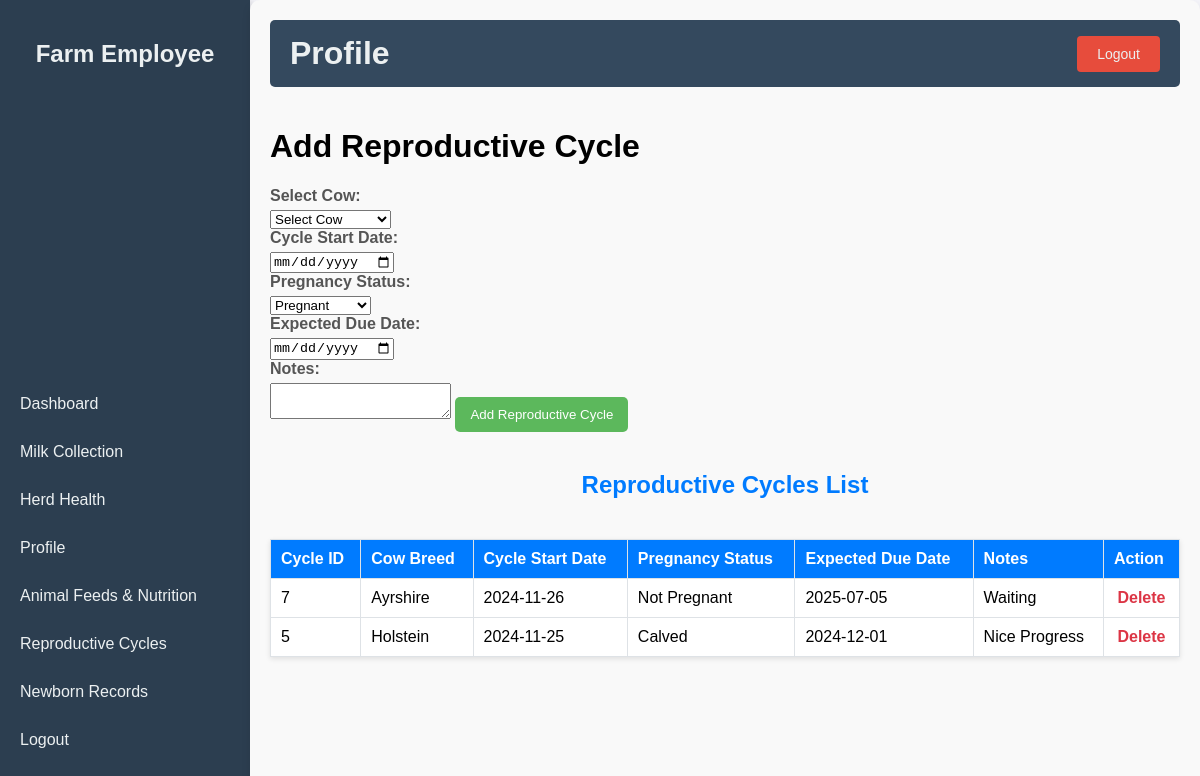
Screenshot of /reproductive_cycles.php with the database file from the repository.
### tables this page shows
CREATE TABLE `tblreproductive_cycles` (
  `cycle_id` int(10) UNSIGNED NOT NULL,
  `cow_id` int(10) UNSIGNED NOT NULL,
  `cycle_start_date` date NOT NULL,
  `pregnancy_status` enum('Not Pregnant','Pregnant','Calved') NOT NULL,
  `expected_due_date` date DEFAULT NULL,
  `notes` text DEFAULT NULL,
  `created_at` timestamp NOT NULL DEFAULT current_timestamp()
);

CREATE TABLE `tblcows` (
  `cow_id` int(10) UNSIGNED NOT NULL,
  `cow_name` varchar(255) NOT NULL,
  `breed` varchar(255) NOT NULL,
  `date_of_birth` date NOT NULL,
  `gender` enum('Male','Female') NOT NULL,
  `health_status` varchar(255) NOT NULL DEFAULT 'Healthy',
  `created_at` timestamp NOT NULL DEFAULT current_timestamp()
);

### reproductive_cycles.php (the view, shortened to what this page needs)
<?php
include('db_connect.php');
$query_cycles = "SELECT rc.cycle_id, rc.cow_id, rc.cycle_start_date, rc.pregnancy_status, rc.expected_due_date, rc.notes, c.breed
                 FROM tblreproductive_cycles rc
                 JOIN tblcows c ON rc.cow_id = c.cow_id
                 ORDER BY rc.created_at DESC";
$result_cycles = mysqli_query($con, $query_cycles);
?>
<!DOCTYPE html>
<html lang="en">
<head>
    <link rel="stylesheet" href="style1.css">
</head>
<body>
    <div class="container">
        <div class="sidebar">
            <h2>Farm Employee</h2>
            <ul>
                <li><a href="employee_dashboard.php">Dashboard</a></li>
                <li><a href="milk_collection.php">Milk Collection</a></li>
                <li><a href="health_records.php">Herd Health</a></li>
                <li><a href="profile.php">Profile</a></li>
                <li><a href="feeds_nutrition.php">Animal Feeds & Nutrition</a></li>
                <li><a href="reproductive_cycles.php">Reproductive Cycles</a></li>
                <li><a href="newborn_records.php">Newborn Records</a></li>
                <li><a href="logout.php">Logout</a></li>
            </ul>
        </div>
        <div class="main-content">
            <div class="header">
            <h1>Profile</h1>
            <a href="logout.php" class="logout-btn">Logout</a>
            </div>
            <h1>Add Reproductive Cycle</h1>
            <form method="POST">
                <label for="cow_id">Select Cow:</label>
                <select name="cow_id" id="cow_id" required>
                    <option value="">Select Cow</option>
                </select>
                <label for="cycle_start_date">Cycle Start Date:</label>
                <input type="date" id="cycle_start_date" name="cycle_start_date" required>
                <label for="pregnancy_status">Pregnancy Status:</label>
                <select name="pregnancy_status" id="pregnancy_status" required>
                    <option value="Pregnant">Pregnant</option>
                </select>
                <label for="expected_due_date">Expected Due Date:</label>
                <input type="date" id="expected_due_date" name="expected_due_date">
                <label for="notes">Notes:</label>
                <textarea id="notes" name="notes"></textarea>
                <button type="submit">Add Reproductive Cycle</button>
            </form>
          <h2 style="font-size: 24px; color: #007bff; text-align: center; margin-bottom: 20px;">Reproductive Cycles List</h2>
<table style="width: 100%; border-collapse: collapse; margin-top: 20px; box-shadow: 0 2px 5px rgba(0, 0, 0, 0.1);">
    <thead>
        <tr style="background-color: #007bff; color: white; text-align: left;">
            <th style="padding: 10px; border: 1px solid #dee2e6;">Cycle ID</th>
            <th style="padding: 10px; border: 1px solid #dee2e6;">Cow Breed</th>
            <th style="padding: 10px; border: 1px solid #dee2e6;">Cycle Start Date</th>
            <th style="padding: 10px; border: 1px solid #dee2e6;">Pregnancy Status</th>
            <th style="padding: 10px; border: 1px solid #dee2e6;">Expected Due Date</th>
            <th style="padding: 10px; border: 1px solid #dee2e6;">Notes</th>
            <th style="padding: 10px; border: 1px solid #dee2e6;">Action</th>
        </tr>
    </thead>
    <tbody>
        <?php while ($row = mysqli_fetch_assoc($result_cycles)) { ?>
            <tr style="background-color: <?php echo $row['cycle_id'] % 2 === 0 ? '#f8f9fa' : '#ffffff'; ?>;">
                <td style="padding: 10px; border: 1px solid #dee2e6;"><?php echo htmlspecialchars($row['cycle_id']); ?></td>
                <td style="padding: 10px; border: 1px solid #dee2e6;"><?php echo htmlspecialchars($row['breed']); ?></td>
                <td style="padding: 10px; border: 1px solid #dee2e6;"><?php echo htmlspecialchars($row['cycle_start_date']); ?></td>
                <td style="padding: 10px; border: 1px solid #dee2e6;"><?php echo htmlspecialchars($row['pregnancy_status']); ?></td>
                <td style="padding: 10px; border: 1px solid #dee2e6;"><?php echo htmlspecialchars($row['expected_due_date']); ?></td>
                <td style="padding: 10px; border: 1px solid #dee2e6;"><?php echo htmlspecialchars($row['notes']); ?></td>
                <td style="padding: 10px; border: 1px solid #dee2e6; text-align: center;">
                    <a href="?delete_id=<?php echo $row['cycle_id']; ?>"
                       style="color: #dc3545; text-decoration: none; font-weight: bold;"
                       onclick="return confirm('Are you sure you want to delete this reproductive cycle?')">
                        Delete
                    </a>
                </td>
            </tr>
        <?php } ?>
    </tbody>
</table>
        </div>
    </div>
</body>
</html>

### style1.css (style rules this page uses)
body { font-family: Arial, sans-serif; margin: 0; padding: 0; background-color: #f4f4f9; }
.container { display: flex; height: 100vh; overflow: hidden; }
.sidebar { width: 250px; background-color: #2c3e50; color: #ecf0f1; display: flex; flex-direction: column; justify-content: space-between; padding: 20px 0; box-shadow: 2px 0 5px rgba(0, 0, 0, 0.1); }
.sidebar h2 { text-align: center; margin-bottom: 20px; }
.sidebar ul { list-style: none; padding: 0; }
.sidebar ul li { padding: 15px 20px; }
.sidebar ul li a { color: #ecf0f1; text-decoration: none; display: block; transition: background 0.3s ease; }
.main-content { flex: 1; padding: 20px; display: flex; flex-direction: column; overflow-y: auto; }
.header { display: flex; justify-content: space-between; align-items: center; background-color: #34495e; color: #ecf0f1; padding: 15px 20px; border-radius: 5px; margin-bottom: 20px; }
.header h1 { margin: 0; }
.logout-btn { color: #ecf0f1; background-color: #e74c3c; border: none; padding: 10px 20px; border-radius: 4px; text-decoration: none; font-size: 14px; cursor: pointer; transition: background 0.3s ease; }
.main-content { padding: 20px; background: #f9f9f9; border-radius: 10px; box-shadow: 0 4px 8px rgba(0, 0, 0, 0.1); }
form { margin-bottom: 20px; }
form label { display: block; margin-bottom: 5px; color: #555; font-weight: bold; }
form button { background-color: #5cb85c; color: white; padding: 10px 15px; border: none; border-radius: 5px; cursor: pointer; }

### rows the page displays
tblreproductive_cycles: cycle_id "7", cow.breed "Ayrshire", cycle_start_date "2024-11-26", pregnancy_status "Not Pregnant", expected_due_date "2025-07-05", notes "Waiting"
tblreproductive_cycles: cycle_id "5", cow.breed "Holstein", cycle_start_date "2024-11-25", pregnancy_status "Calved", expected_due_date "2024-12-01", notes "Nice Progress"
